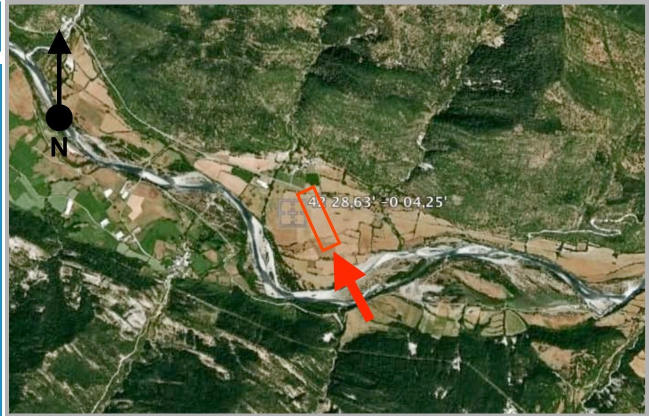
#> input picture data/sources/field-views/pyr-google/E10_JAVIERRE_ge1.jpg, 1298 x 831 px (shown at 1/2 size)
$ python -i pyr_transfer.py   (imports and definitions only)
#> lines starting #> are read from the running program, lines starting #| are printed output that depends on the picture; after the words box and inside, x2 and y2 are one past the last pixel; in counts of white or black regions, pixels touching at a corner belong together
#> further down, picture is the input picture: shape (831, 1298, 3); mean B, G, R 67.8, 100.2, 89.9
#!/usr/bin/env python3
"""Transfer the APVV Pyrenees guide's drawn field outlines onto PNOA/IGN imagery.

Input: data/sources/field-views/pyr-google/ (annotated Google Earth captures + index).
Only CHAMP entries run — aerodromes and ULM strips get OSM-tier views.

Per entry: mask the orange outline in the nadir capture (ge1), SIFT-register the capture
onto a fresh crop at the guide's coordinates (ES -> PNOA, FR -> IGN), project the quad,
render in the house style. ge2 is used as a cross-check when it registers too. Work dir
$FIELD_VIEWS_WORK/pyr/ gets crops, trace/blend verification images, renders and
verdicts.json. Deterministic — no model call.
"""
import json
import math
import os
import re
import sys
from pathlib import Path

import cv2
import numpy as np

sys.path.insert(0, str(Path(__file__).resolve().parents[1]))
sys.path.insert(0, str(Path(__file__).resolve().parent))
import field_views as fv  # noqa: E402
import shapes as sh  # noqa: E402
import transfer_cv as tc  # noqa: E402
from transfer_render import draw_arrow  # noqa: E402

SRC = Path(__file__).resolve().parents[2] / "data/sources/field-views/pyr-google"
WORK = Path(os.environ.get("FIELD_VIEWS_WORK", "field-views-work")) / "pyr"
OUT = WORK / "out"
PXW, PXH = 975, 1300
MPP = 1800 / 975
DATUM = (487.5, 650.0)
RED = (226, 40, 25)


def orange_mask(img):
    b, g, r = [c.astype(np.int16) for c in cv2.split(img)]
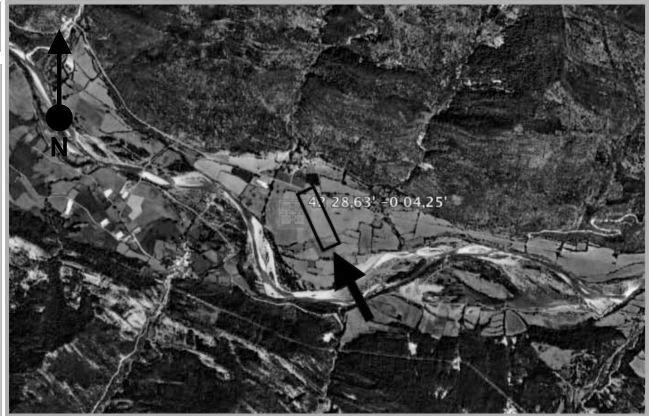
#> b: shape (831, 1298) int16 (shown at 1/2 size); min 0, max 255, mean 67.8
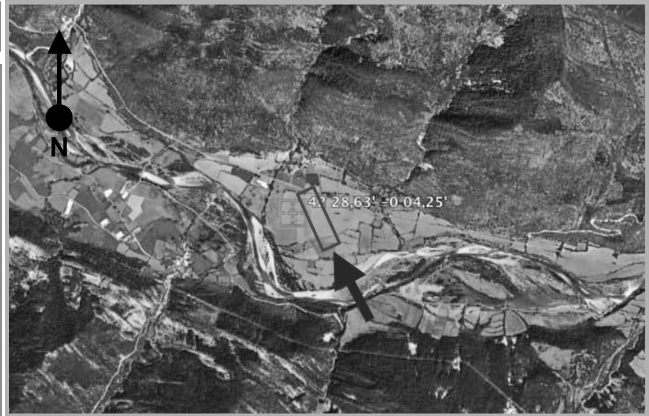
#> g: shape (831, 1298) int16 (shown at 1/2 size); min 0, max 255, mean 100.2
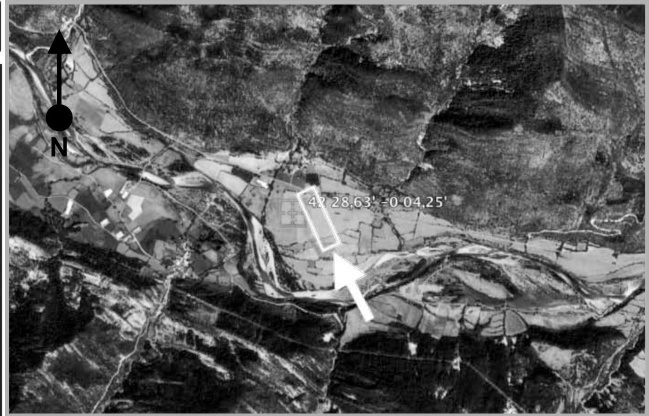
#> r: shape (831, 1298) int16 (shown at 1/2 size); min 0, max 255, mean 89.9
    m = ((r > 190) & (g > 40) & (g < 150) & (b < 110) & (r - b > 110)).astype(np.uint8) * 255
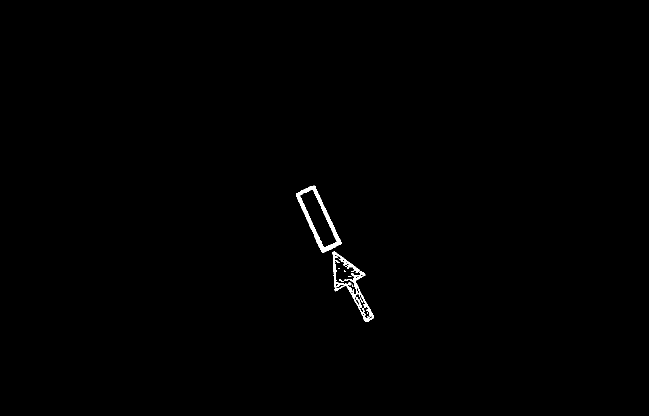
#> m: shape (831, 1298) (shown at 1/2 size); 0.41% white; 12 white regions (7 under 20 px), largest, box (x1, y1, x2, y2) and area: (592, 371, 684, 505) 2360, (665, 503, 748, 644) 1982, (696, 565, 703, 571) 30, (671, 520, 680, 526) 26, (678, 559, 688, 564) 23
    return cv2.morphologyEx(m, cv2.MORPH_CLOSE, np.ones((5, 5), np.uint8))
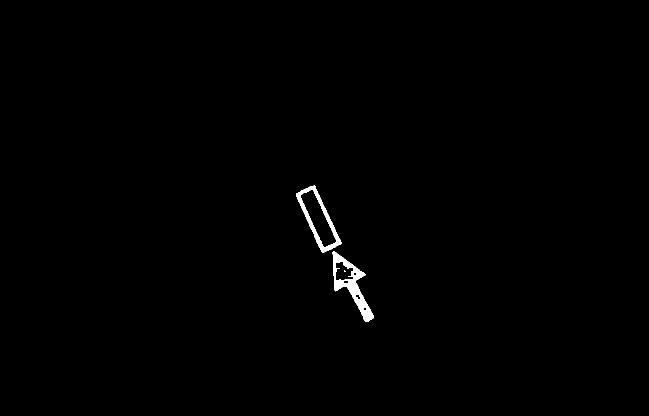
#> returned value: shape (831, 1298) (shown at 1/2 size); 0.52% white; 3 white regions (1 under 20 px)


# [25 lines left out: functions chrome_boxes, split_arrows, not called in this run]


def extract_shapes(img, min_area=400):
    """Every drawn field outline in the capture, as its own traced polygon.

    Not a min-area rectangle: the guide draws irregular hand-traced boundaries that
    follow the terrain (Sort is a lens shape along a river), and several entries draw
    TWO strips because two landing directions are usable. The polygon is the truth;
    reproduce each one.
    """
    mask = orange_mask(img)
    # Trace the HOLES in the orange mask, not the strokes around them. The interior of a
    # drawn field outline is a hole; an arrow that touches (or crosses) the outline adds
    # mass outside it and leaves the hole intact, where subtracting the arrow would cut
    # the loop open. The guide's hand-written orange labels ("Champ", "C", "E" at Ainsa)
    # are open strokes and enclose nothing, so they disappear for free.
    cnts, hier = cv2.findContours(mask, cv2.RETR_CCOMP, cv2.CHAIN_APPROX_NONE)
#> cnts = 9 contours, 1 with area under 20; largest, box (x1, y1, x2, y2) and area: (592, 371, 684, 505) 5486, (665, 503, 748, 644) 4176, (600, 379, 673, 495) 3400, (670, 523, 708, 561) 1032, (711, 588, 722, 599) 69, (687, 561, 697, 568) 52, (727, 615, 734, 622) 34, (707, 544, 714, 551) 34
    shapes = []
    if hier is not None:
        hier = hier[0]
        for i, c in enumerate(cnts):
            if hier[i][3] == -1:              # outer boundary, not an interior
                continue
            if cv2.contourArea(c) < min_area:
                continue
            (_, _), (dw, dh), _ = cv2.minAreaRect(c)
            if max(dw, dh) < 30:
                continue
            poly = cv2.approxPolyDP(c, 0.012 * cv2.arcLength(c, True), True)
            shapes.append(poly.reshape(-1, 2).astype(np.float32))
#> this loop made 9 passes
#> (dw, dh) on passes 7, 9: (37, 37), (30.87, 117.9)
#> after the loop, shapes = 2 point arrays, longest 15 points
    if not shapes:
        raise RuntimeError("no drawn outline found")
    shapes.sort(key=lambda s: -cv2.contourArea(s.astype(np.int32)))
    # a genuine second strip is comparable in size to the first; leftovers from an arrow
    # crossing an outline are not
    biggest = cv2.contourArea(shapes[0].astype(np.int32))
#> biggest = 3361.5
    shapes = [s for s in shapes
              if cv2.contourArea(s.astype(np.int32)) >= 0.15 * biggest]
    return shapes, mask


def px2m(p):
    return (round(float(p[0] - DATUM[0]) * MPP, 1), round(float(DATUM[1] - p[1]) * MPP, 1))


# [188 lines left out: functions length_check, transfer, render, main, not called in this run]


# [2 lines not run here, left out]

>>> import cv2
>>> picture = cv2.imread('../../data/sources/field-views/pyr-google/E10_JAVIERRE_ge1.jpg')
>>> result = extract_shapes(picture)

$ run again, on data/sources/field-views/pyr-google/E13_GRAUS_ge1.jpg
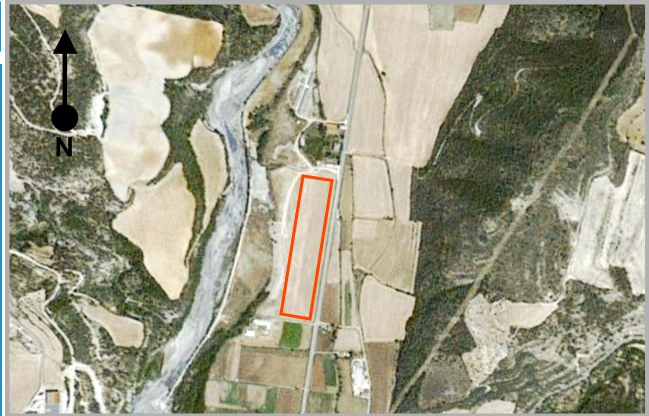
#> input picture data/sources/field-views/pyr-google/E13_GRAUS_ge1.jpg, 1298 x 831 px (shown at 1/2 size)
#> picture is the input picture: shape (831, 1298, 3); mean B, G, R 133.2, 154.3, 155.8
#> in orange_mask, `b, g, r = [c.astype(np.int16) for c in cv2.split(img)]`:
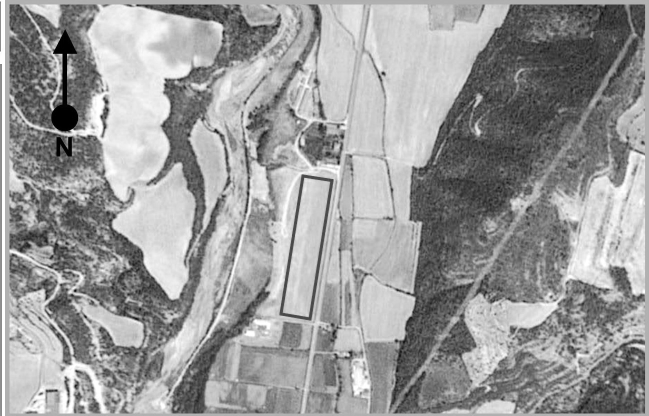
#> g: shape (831, 1298) int16 (shown at 1/2 size); min 0, max 255, mean 154.3
#> in orange_mask, `m = ((r > 190) & (g > 40) & (g < 150) & (b < 110) & (r - b > 110)).ast..`:
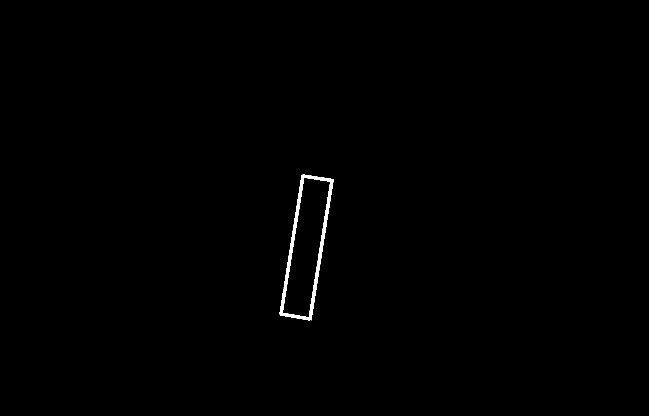
#> m: shape (831, 1298) (shown at 1/2 size); 0.39% white; 1 white region, box (x1, y1, x2, y2) and area: (559, 349, 667, 641) 4223
#> cnts = 2 contours; box (x1, y1, x2, y2) and area: (559, 349, 667, 641) 18258, (565, 355, 661, 635) 14697
#> the loop in extract_shapes, `for i, c in enumerate(cnts):` made 2 passes
#> (dw, dh, poly) on pass 2: (276.1, 54.59, [[608, 355], [660, 364], [617, 634], [565, 625]])
#> after the loop in extract_shapes, `for i, c in enumerate(cnts):`: shapes = [[[608, 355], [660, 364], [617, 634], [565, 625]]]
#> biggest = 14427

$ run again, on data/sources/field-views/pyr-google/E14_BENABARRE_ge1.jpg
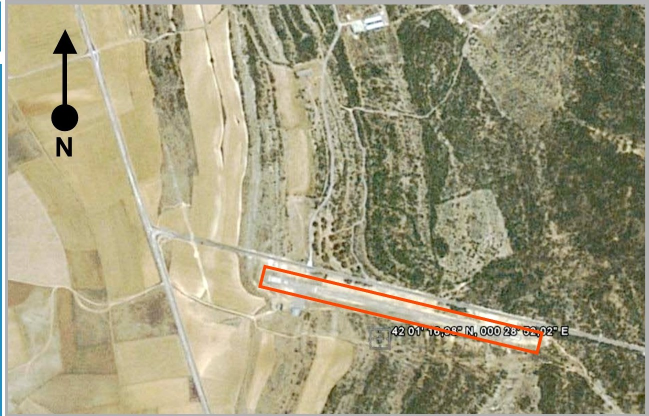
#> input picture data/sources/field-views/pyr-google/E14_BENABARRE_ge1.jpg, 1298 x 831 px (shown at 1/2 size)
#> picture is the input picture: shape (831, 1298, 3); mean B, G, R 125.5, 155.3, 160.6
#> in orange_mask, `b, g, r = [c.astype(np.int16) for c in cv2.split(img)]`:
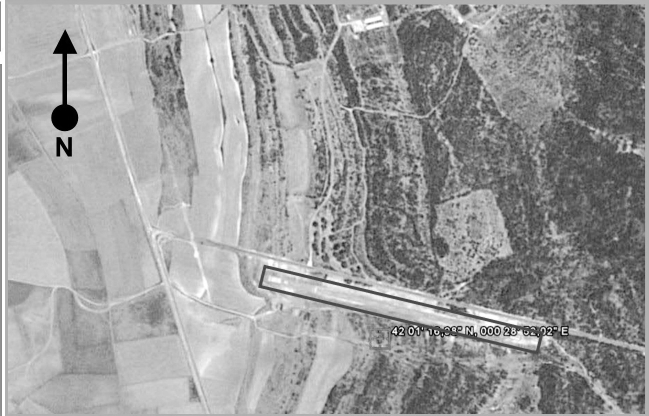
#> g: shape (831, 1298) int16 (shown at 1/2 size); min 0, max 255, mean 155.3
#> in orange_mask, `m = ((r > 190) & (g > 40) & (g < 150) & (b < 110) & (r - b > 110)).ast..`:
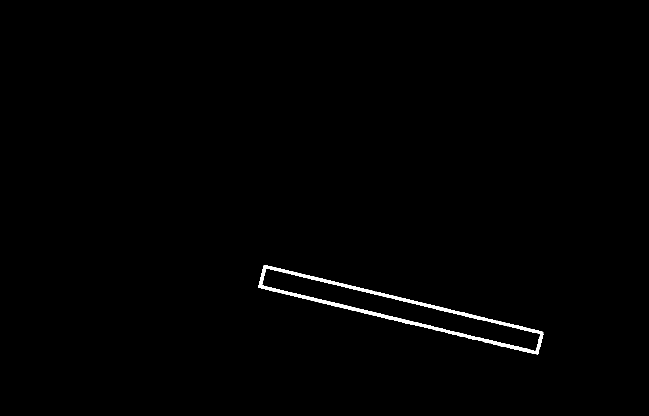
#> m: shape (831, 1298) (shown at 1/2 size); 0.71% white; 1 white region, box (x1, y1, x2, y2) and area: (517, 530, 1087, 709) 7697
#> cnts = 2 contours; box (x1, y1, x2, y2) and area: (517, 530, 1087, 709) 26758, (524, 537, 1081, 702) 20216
#> the loop in extract_shapes, `for i, c in enumerate(cnts):` made 2 passes
#> (dw, dh, poly) on pass 2: (37.63, 565.9, [[524, 564], [539, 537], [1080, 672], [1061, 700]])
#> after the loop in extract_shapes, `for i, c in enumerate(cnts):`: shapes = [[[524, 564], [539, 537], [1080, 672], [1061, 700]]]
#> biggest = 17126
